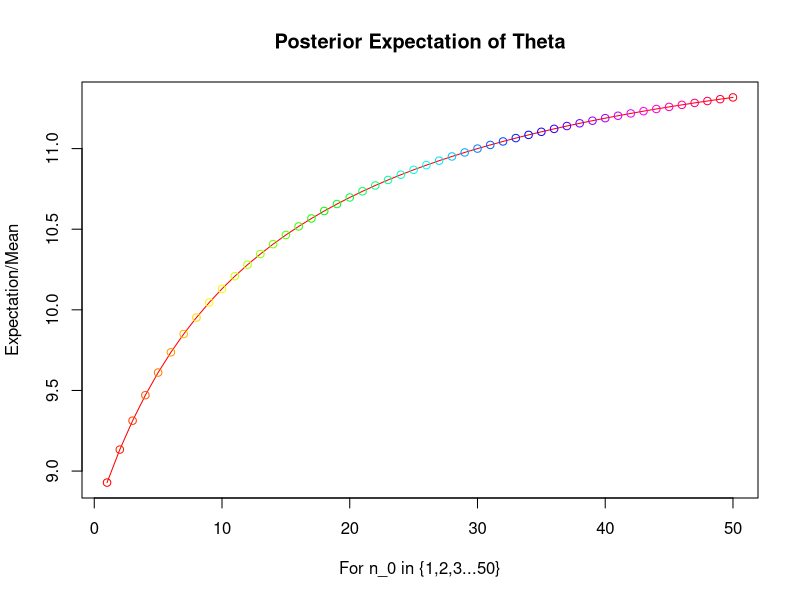
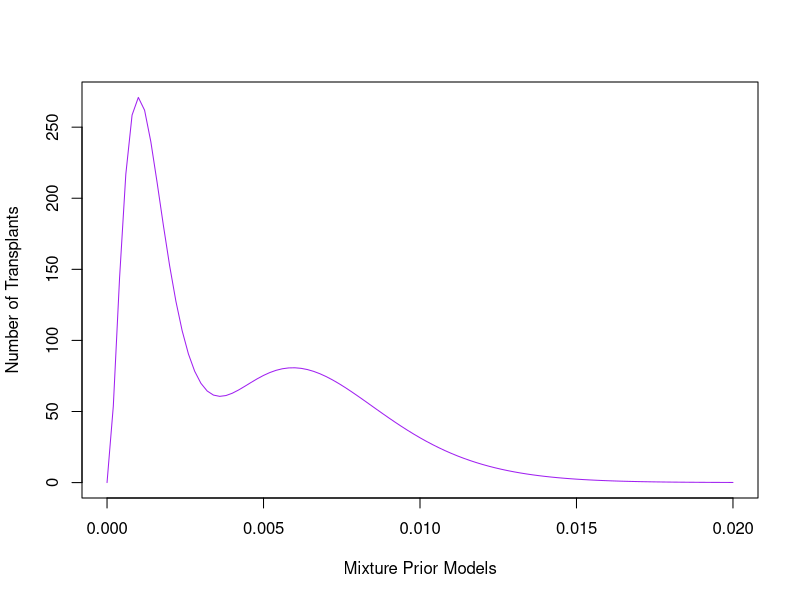
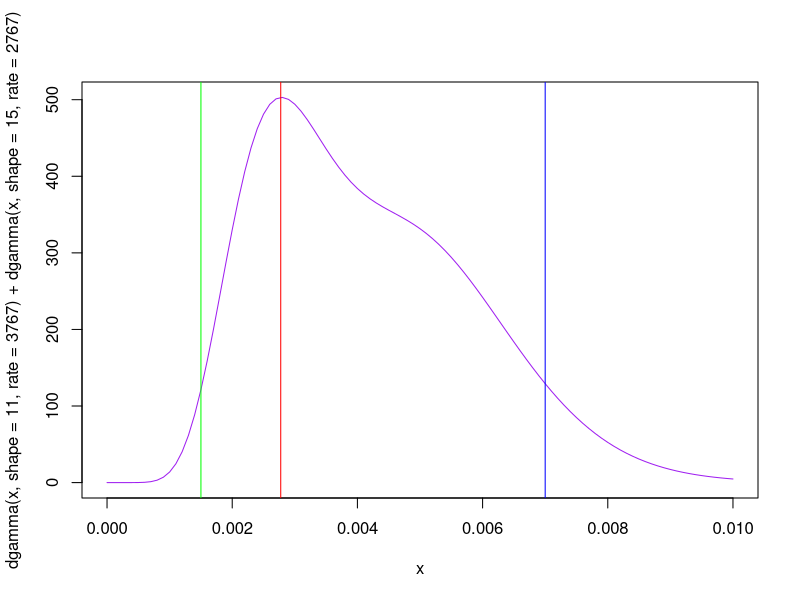

Source code (R) for these figures, in order:
## ---- chunk 1
library(knitr)
knitr::opts_chunk$set(echo=TRUE, 
                      cache=FALSE, 
                      fig.width=5, 
                      fig.height=5,
                      fig.align='center')
indent1 = '    '
indent2 = paste(rep(indent1, 2), collapse='')
indent3 = paste(rep(indent1, 3), collapse='')
r = function(x, digits=2){ round(x, digits=digits) }
library(tidyverse)
library(reshape2)
## ---- chunk 2
y_a_data<- c(12,9,12,14,13,13,15,8,15,6)
k_ya <- sum(y_a_data)
sample1size <- length(y_a_data)


y_b_data<- c(11,11,10,9,9,8,7,10,6,8,8,9,7) 
k_yb<- sum(y_b_data)
sample2size <- length(y_b_data)

# We have seen in class that the posterior of a gamma for a poison distribution is
# Gamma ~ (alpha+k, n+beta )

#For type 1 Rat, our distribution is 
# Gamma~(120+k_ya, 10 + sample1size)
# Gamma~(120+117, 10+10)
# Gamma ~ (237 , 20) for Type 1 rats, distribution is as follows 
mean_ya <- (120+k_ya)/(10+sample1size)
mean_ya


#For type 2 Rat, our distribution is 
# Gamma~(12+k_yb, 1 + sample2size)
# Gamma~(12+113, 1+13)
# Gamma ~ (125 , 14) for Type 1 rats, distribution is as follows 
mean_yb <- (12+k_yb)/(1+sample2size)
mean_yb

Var_ya <-  (120+k_ya)/((10+sample1size)^2)
Var_ya

Var_yb <- (12+k_yb)/((1+sample2size)^2)
Var_yb

#credible Interval for Group A
qgamma(.975, 237, 20)
qgamma(.025, 237, 20)

# 95% credible intervaL for lab A rats is (10.38924, 13.40545)

#credible Interval for Group B
qgamma(.975, 125, 14)
qgamma(.025, 125, 14)

#95% credible Interval for LAB B rats is (7.432064, 10.56031)



## ---- chunk 3
n_0 <- c(1:50) #for n_0 in {1,2,3,...50}
#given posterior from previous, then gamma~ (12*n_0+113, n_0 + 10)
#expectation = mean of distribution, (12*n_0+113/n_0 + 10)
expectation <- (12*n_0+113)/(n_0 + 13)
plot(n_0,expectation, type = "o", xlab="For n_0 in {1,2,3...50}"
     , ylab="Expectation/Mean", col = rainbow(50), main = "Posterior Expectation of Theta")


## ---- chunk 4
   upperlim <-  qgamma(.975, 3,2000)
   upperlim <- qgamma(.025, 3, 2000)
    
   upperlim2 <- qgamma(.975, 7, 1000)
   lowerlim2 <- qgamma(.025, 7, 1000)
    
## ---- chunk 5
curve(.5*dgamma(x,shape = 3, rate=2000) + .5*dgamma(x, shape = 7, rate=1000), from=0, to=.02, xlab="Mixture Prior Models", ylab = "Number of Transplants", col="purple")
#set limits small, cant see clearly when its from 0  to 1 

## ---- chunk 6
curve(dgamma(x,shape = 11,rate = 3767) + dgamma(x, shape= 15, rate = 2767), 
      from= 0, to =.01, col = "purple")
abline(v=.002775, col ="red")
abline(v=(3/2000), col="green") #expert 1 mle from part a since MLE is the mean. 
abline(v=(7/1000), col = "blue") #expert 2 mle form part a since mean is MLE

